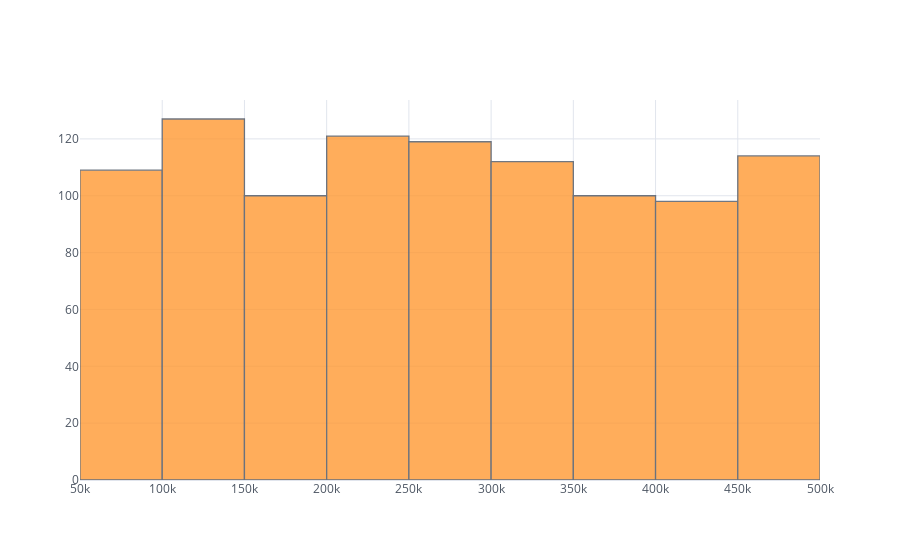

Notebook code for this chart:
### Code cell
df["SalePrice"].iplot(kind="histogram", bins=10, theme="white")

### Figure 1 — Plotly figure (JSON) as saved in the notebook; plotly's stock layout.template omitted (floating-point values rounded to 4 significant figures; data arrays with more than 128 entries replaced by an {"elided": "..."} marker saying what was removed)
{"data": [{"histfunc": "count", "histnorm": "", "marker": {"color": "rgba(255, 153, 51, 1.0)", "line": {"color": "#4D5663", "width": 1.3}}, "name": "SalePrice", "nbinsx": 10, "opacity": 0.8, "orientation": "v", "type": "histogram", "x": {"elided": "1000 int values"}}], "layout": {"barmode": "overlay", "legend": {"bgcolor": "#FFFFFF", "font": {"color": "#4D5663"}}, "paper_bgcolor": "#FFFFFF", "plot_bgcolor": "#FFFFFF", "title": {"font": {"color": "#4D5663"}}, "xaxis": {"gridcolor": "#E1E5ED", "showgrid": true, "tickfont": {"color": "#4D5663"}, "title": {"font": {"color": "#4D5663"}, "text": ""}, "zerolinecolor": "#E1E5ED"}, "yaxis": {"gridcolor": "#E1E5ED", "showgrid": true, "tickfont": {"color": "#4D5663"}, "title": {"font": {"color": "#4D5663"}, "text": ""}, "zerolinecolor": "#E1E5ED"}}}
